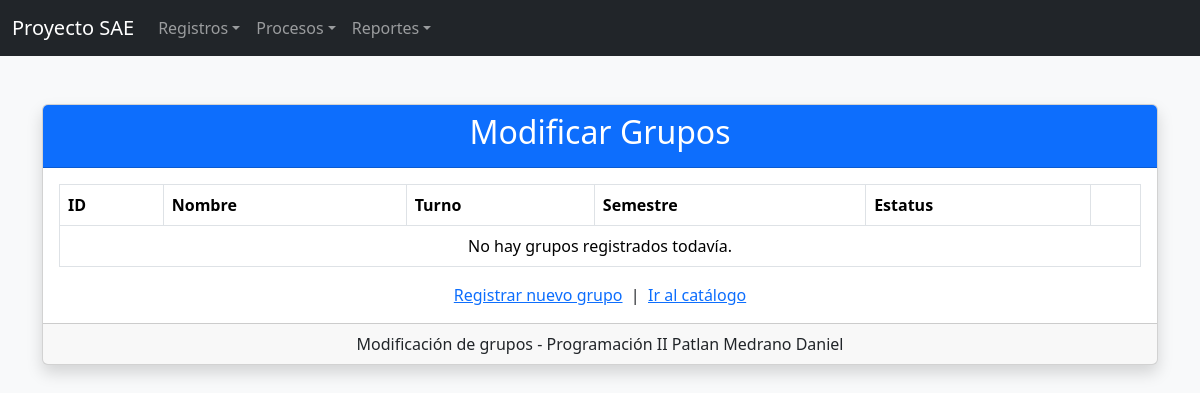
The app's page /proyecto_sae/formularios/modificar/Modificar_Grupos.php, older data.
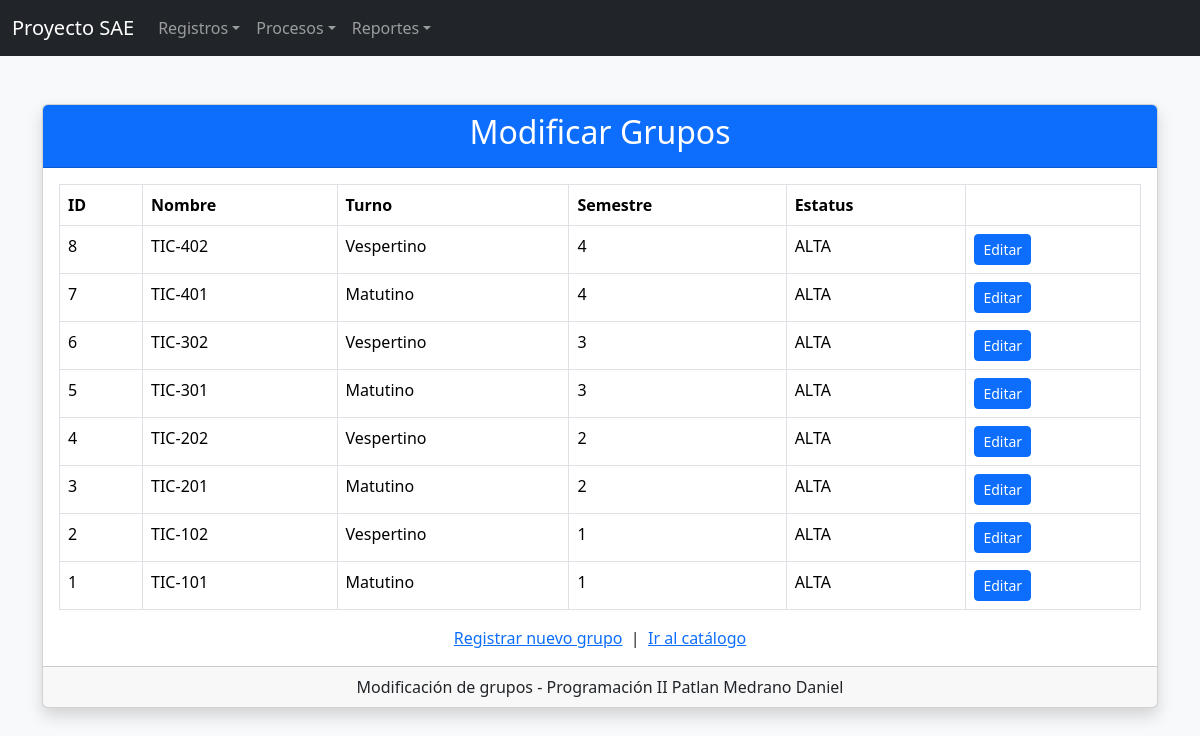
The same page, newer data.
### tables this page shows
CREATE TABLE grupos (
    ID_GRUPOS     INT AUTO_INCREMENT PRIMARY KEY,
    NOMBRE_GRUPO  VARCHAR(20) NOT NULL,
    TURNO         VARCHAR(15) NOT NULL,
    SEMESTRE      VARCHAR(10) NOT NULL,
    DESCRIPCION   VARCHAR(255) NOT NULL DEFAULT '',
    ESTATUS       VARCHAR(4)  NOT NULL DEFAULT 'ALTA'
);

### proyecto_sae/config/conexion.php (called while the page is built, shortened)
<?php
$base = preg_replace('#/(Cruds|formularios)/.*$#i', '', $_SERVER['SCRIPT_NAME']);

### proyecto_sae/formularios/modificar/Modificar_Grupos.php (the view, shortened to what this page needs)
<?php
require_once "../../config/conexion.php";
$grupo = null;
$listaGrupos = null;
if ($grupo === null) {
    $listaGrupos = $conexion->query("SELECT * FROM grupos ORDER BY ID_GRUPOS DESC");
}
?>
<!DOCTYPE html>
<html lang="es">
<head>
    <link href="<?= $base ?>/assets/css/bootstrap.min.css" rel="stylesheet">
</head>
<body class="bg-light">
<?php include __DIR__ . "/../../NavBar/navbar.php"; ?>
<div class="container mt-5">
    <div class="card shadow">
        <div class="card-header bg-primary text-white text-center">
            <h2>Modificar Grupos</h2>
        </div>
        <div class="card-body">
            <?php if ($grupo !== null) { ?>
                <form method="POST">
                    <input type="hidden" name="id" value="<?php echo $grupo["ID_GRUPOS"]; ?>">
                    <div class="mb-3">
                        <label class="form-label">Nombre del grupo</label>
                        <input type="text" name="nombregrupo" class="form-control" maxlength="20" required
                               value="<?php echo htmlspecialchars($grupo["NOMBRE_GRUPO"]); ?>">
                    </div>
                    <div class="mb-3">
                        <label class="form-label">Turno</label>
                        <input type="text" name="turno" class="form-control" maxlength="15" required
                               value="<?php echo htmlspecialchars($grupo["TURNO"]); ?>">
                    </div>
                    <div class="mb-3">
                        <label class="form-label">Semestre</label>
                        <input type="text" name="semestre" class="form-control" maxlength="10" required
                               value="<?php echo htmlspecialchars($grupo["SEMESTRE"]); ?>">
                    </div>
                    <div class="mb-3">
                        <label class="form-label">Descripción del grupo</label>
                        <textarea name="descripcion" class="form-control" rows="3" maxlength="255" required><?php echo htmlspecialchars($grupo["DESCRIPCION"]); ?></textarea>
                    </div>
                    <div class="mb-3">
                        <label class="form-label">Estatus</label>
                        <select name="estatus" class="form-control">
                            <option value="ALTA" <?php if ($grupo["ESTATUS"] == "ALTA") echo "selected"; ?>>ALTA</option>
                            <option value="BAJA" <?php if ($grupo["ESTATUS"] == "BAJA") echo "selected"; ?>>BAJA</option>
                        </select>
                    </div>
                    <button type="submit" name="actualizar" class="btn btn-primary">Guardar cambios</button>
                    <a href="<?= $base ?>/Cruds/crudgrupos.php" class="btn btn-secondary">Cancelar</a>
                </form>
            <?php } else { ?>
                <table class="table table-bordered table-hover">
                    <thead>
                        <tr>
                            <th>ID</th>
                            <th>Nombre</th>
                            <th>Turno</th>
                            <th>Semestre</th>
                            <th>Estatus</th>
                            <th></th>
                        </tr>
                    </thead>
                    <tbody>
                        <?php if ($listaGrupos && $listaGrupos->num_rows > 0) { ?>
                            <?php while ($fila = $listaGrupos->fetch_assoc()) { ?>
                                <tr>
                                    <td><?php echo $fila["ID_GRUPOS"]; ?></td>
                                    <td><?php echo htmlspecialchars($fila["NOMBRE_GRUPO"]); ?></td>
                                    <td><?php echo htmlspecialchars($fila["TURNO"]); ?></td>
                                    <td><?php echo htmlspecialchars($fila["SEMESTRE"]); ?></td>
                                    <td><?php echo htmlspecialchars($fila["ESTATUS"]); ?></td>
                                    <td><a href="?id=<?php echo $fila["ID_GRUPOS"]; ?>" class="btn btn-sm btn-primary">Editar</a></td>
                                </tr>
                            <?php } ?>
                        <?php } else { ?>
                            <tr>
                                <td colspan="6" class="text-center">No hay grupos registrados todavía.</td>
                            </tr>
                        <?php } ?>
                    </tbody>
                </table>
            <?php } ?>
            <div class="text-center mt-3">
                <a href="../alta/Formulario_Grupos.php">Registrar nuevo grupo</a>
                &nbsp;|&nbsp;
                <a href="<?= $base ?>/Cruds/crudgrupos.php">Ir al catálogo</a>
            </div>
        </div>
        <div class="card-footer text-center">
            Modificación de grupos - Programación II Patlan Medrano Daniel
        </div>
    </div>
</div>
</body>
</html>

Row changes from the older to the newer data that the page shows:
added grupos: ID_GRUPOS "8", NOMBRE_GRUPO "TIC-402", TURNO "Vespertino", SEMESTRE "4", ESTATUS "ALTA"
added grupos: ID_GRUPOS "7", NOMBRE_GRUPO "TIC-401", TURNO "Matutino", SEMESTRE "4", ESTATUS "ALTA"
added grupos: ID_GRUPOS "6", NOMBRE_GRUPO "TIC-302", TURNO "Vespertino", SEMESTRE "3", ESTATUS "ALTA"
added grupos: ID_GRUPOS "5", NOMBRE_GRUPO "TIC-301", TURNO "Matutino", SEMESTRE "3", ESTATUS "ALTA"
added grupos: ID_GRUPOS "4", NOMBRE_GRUPO "TIC-202", TURNO "Vespertino", SEMESTRE "2", ESTATUS "ALTA"
added grupos: ID_GRUPOS "3", NOMBRE_GRUPO "TIC-201", TURNO "Matutino", SEMESTRE "2", ESTATUS "ALTA"
added grupos: ID_GRUPOS "2", NOMBRE_GRUPO "TIC-102", TURNO "Vespertino", SEMESTRE "1", ESTATUS "ALTA"
added grupos: ID_GRUPOS "1", NOMBRE_GRUPO "TIC-101", TURNO "Matutino", SEMESTRE "1", ESTATUS "ALTA"
Text that changed along with them:
text no longer shown: "No hay grupos registrados todavía."
